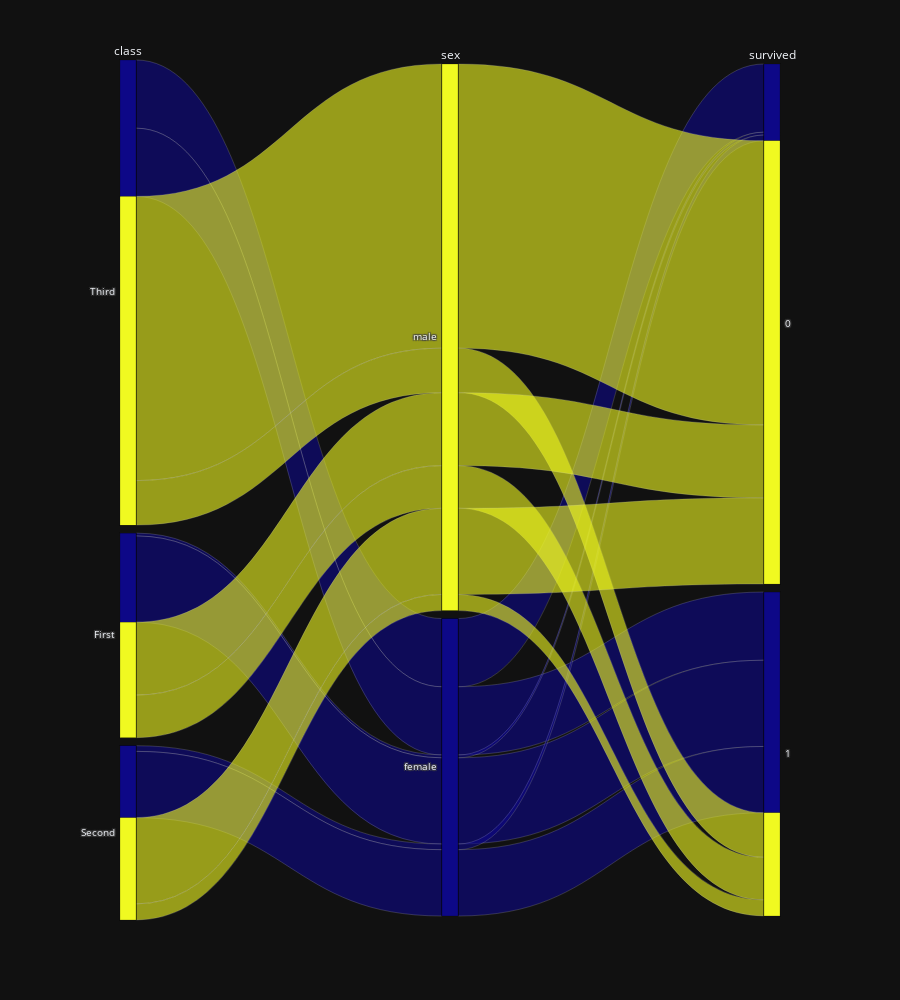

This figure's notebook cell:
### Markdown cell above
Show class, sex, and survived, colored by sex.

### Code cell
# CODE
alluvialplot(TITANIC, 
        dim_cols=['class', 'sex', 'survived'],
        color_col="sex")

### Figure 1 — Plotly figure (JSON) as saved in the notebook; plotly's stock layout.template omitted (floating-point values rounded to 4 significant figures; data arrays with more than 128 entries replaced by an {"elided": "..."} marker saying what was removed)
{"data": [{"dimensions": [{"label": "class", "values": {"elided": "891 str values"}}, {"label": "sex", "values": {"elided": "891 str values"}}, {"label": "survived", "values": {"elided": "891 int values"}}], "domain": {"x": [0, 1], "y": [0, 1]}, "line": {"color": {"elided": "891 int values"}, "coloraxis": "coloraxis", "shape": "hspline"}, "name": "", "type": "parcats"}], "layout": {"coloraxis": {"colorbar": {"title": {"text": "color"}}, "colorscale": [[0, "#0d0887"], [0.1111, "#46039f"], [0.2222, "#7201a8"], [0.3333, "#9c179e"], [0.4444, "#bd3786"], [0.5556, "#d8576b"], [0.6667, "#ed7953"], [0.7778, "#fb9f3a"], [0.8889, "#fdca26"], [1, "#f0f921"]], "showscale": false}, "height": 1000, "legend": {"tracegroupgap": 0}, "margin": {"t": 60}}}
